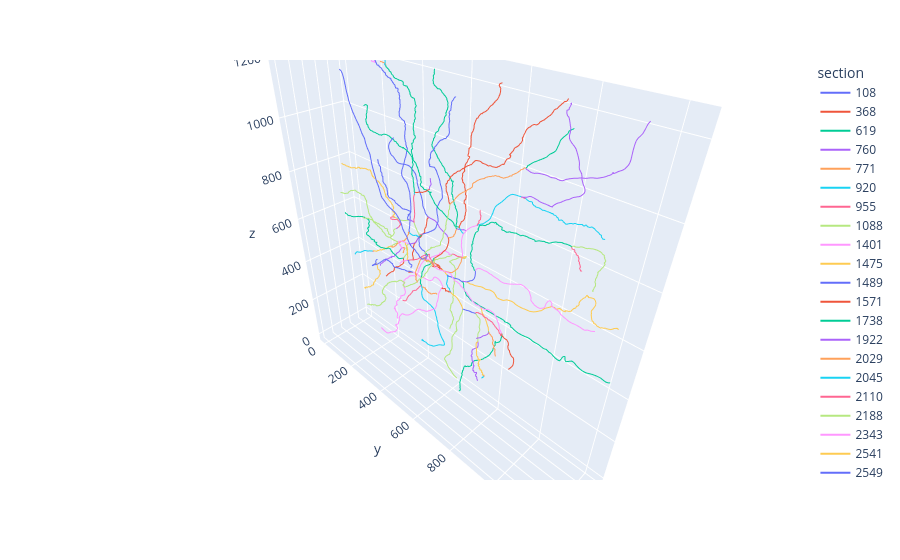

The notebook cell saved with this chart:
### Code cell
sections, sections_graph = load.parse_swc(swc_list)

plot_sections(sections)
